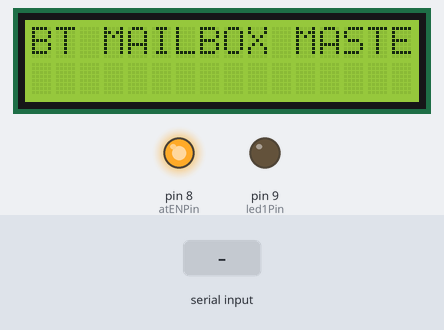
This sketch was run on a simulated Arduino Uno, built with avr-gcc and run on an emulated ATmega328P. Parts: 16×2 character LCD, output pins drawn as LEDs (lit = HIGH). Dashed ring = blinking. The test bench sets the inputs (shaded band). What the sketch prints to the serial monitor is not drawn.

Above: at 0.1 s.
6.3 s: "A90\n" received over Serial
At 7.8 s:
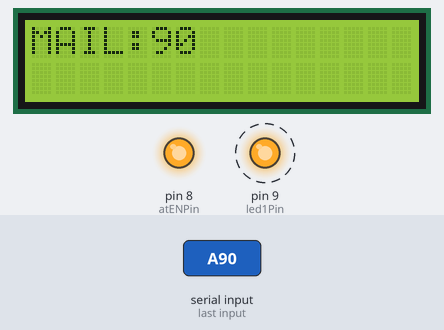
Timing chart, 0 to 15.3 s (numbered marks = the images above; inputs shaded):
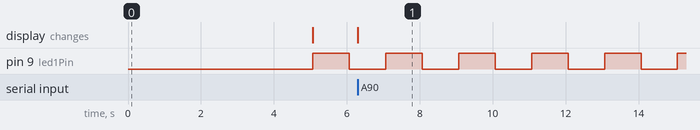

Measured:
- after the input at 6.3 s, the display: changes at once (image 1)
- by itself, pin 9 (led1Pin): alternates HIGH for 1.0 s and LOW for 1.0 s

The sketch:

BTMailBoxMaster.ino
```cpp
#include <LiquidCrystal.h>
#include <SoftwareSerial.h>

SoftwareSerial gsmSerial(7, 6); // RX, TX
LiquidCrystal lcd(13, 12, A0, A1, A2, A3);

int atENPin = 8;
int led1Pin = 9;
int mailCount = 0;
unsigned long previousMillis = 0;
const long interval = 1000;

bool sendCmd(String cmd, String errorText)
{
  String dataInput = "";
  Serial.println(cmd);
  dataInput = Serial.readString();

  if(dataInput.indexOf("OK")== -1)
  {
    lcd.clear();
    lcd.print(errorText);
    lcd.setCursor(0,1);
    lcd.print("Press Reset");
    while(1);
    return false;
  }
  return true;
}
void setup()
{
  pinMode(atENPin, OUTPUT);
  pinMode(led1Pin, OUTPUT);
  digitalWrite(atENPin, HIGH);
  gsmSerial.begin(9600);

  Serial.begin(38400);
  Serial.setTimeout(500);
  lcd.begin(16, 2);
  lcd.print("BT MAILBOX MASTER");
  delay(5000);
  /*digitalWrite(atENPin, HIGH);
  delay(1000);
  //digitalWrite(atENPin, LOW);
  Serial.begin(38400);
  Serial.setTimeout(500);

  lcd.setCursor(0,1);
  sendCmd("AT", "BT AT Error");
  lcd.print(".");
  /*sendCmd("AT+PSWD=5521", "BT PSWD Error");
  lcd.print(".");
  sendCmd("AT+ROLE=1", "BT ROLE Error");
  lcd.print(".");
  sendCmd("AT+RMAAD", "BT RMAAD Error");
  lcd.print(".");
  sendCmd("AT+CMODE=1", "BT CMODE Error");
  lcd.print(".");
  Serial.println("AT+INIT");
  delay(200);
  lcd.print(".");
  Serial.println("AT+RNAME?98D3,31,209DF3");
  input=Serial.readString();
  lcd.clear();

  lcd.print(input.substring(7));
  if(input.indexOf("BTMAILBOXREMOTE")== -1)
  {
   lcd.clear();
   lcd.print("BT Error REMOTE");
   lcd.setCursor(0,1);
   lcd.print("Press Reset");
   while(1);
  }
  delay(2000);
  lcd.print(".");
  //Serial.println("AT+BIND=98D3,31,209DF3");

  Serial.println("AT+LINK=98D3,31,209DF3");
  //98D3,31,209DF3
  lcd.setCursor(0,1);
  lcd.print("REMOTE CONNECTED!");
  delay(2000);
  //GSM Setting

  lcd.clear();
  gsmSerial.println("AT");
  input=gsmSerial.readString();
  lcd.setCursor(0,1);
  if(input.indexOf("OK")== -1)
  {
    lcd.clear();
    lcd.print("GSM Error AT");
    lcd.setCursor(0,1);
    lcd.print("Press Reset");
    while(1);
  }

  gsmSerial.println("AT+CSCS=\"GSM\"");
  input=gsmSerial.readString();
  lcd.setCursor(0,1);
  if(input.indexOf("OK")== -1)
  {
    lcd.clear();
    lcd.print("GSM Error CSCS");
    lcd.setCursor(0,1);
    lcd.print("Press Reset");
    while(1);
  }

  /*gsmSerial.println("AT+CMGF=1");
  input=gsmSerial.readString();
  lcd.setCursor(0,1);
  if(input.indexOf("OK")== -1)
  {
    lcd.clear();
    lcd.print("GSM Error CMGF");
    lcd.setCursor(0,1);
    lcd.print("Press Reset");
    while(1);
  }*/

  lcd.clear();
}

void loop()
{
  char inChar;
  unsigned long currentMillis = millis();
  if (currentMillis - previousMillis >= interval)
  {
    digitalWrite(led1Pin, !digitalRead(led1Pin));
    Serial.print("A");
    previousMillis = currentMillis;
  }

  if(Serial.available())
  {
    inChar = (char)Serial.read();
    switch(inChar)
    {
      case 'A':
        mailCount=Serial.parseInt();
        lcd.setCursor(0,0);
        lcd.print("MAIL:");
        lcd.print(mailCount);
        lcd.print("   ");
      break;
      default:
      break;
    }
  }
}
void sms(String text, String phone)
{
  gsmSerial.println("AT+CMGS=\"" + phone + "\"");
  delay(500);
  gsmSerial.print(text);
  delay(500);
  gsmSerial.print((char)26);
  delay(2000);
}
```
